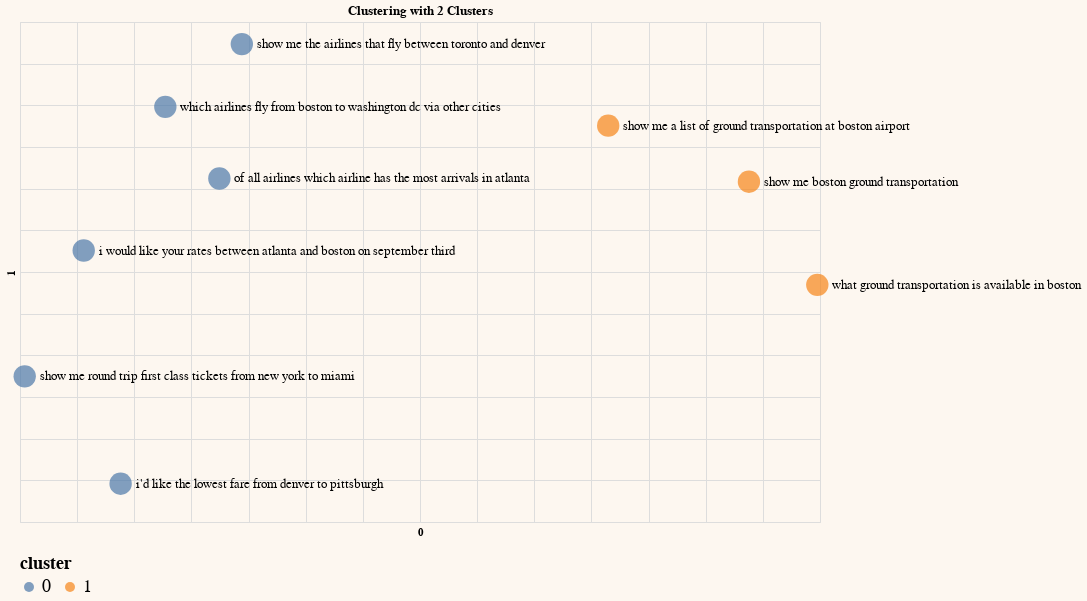

Notebook source saved alongside this figure:
### Markdown cell above
### Step 3: Visualize the Results in a 2D Plot

When specified with 2 clusters to group the documents by, the algorithm looks to be spot on, where it generates one cluster related to airline information and one cluster related to ground service information.

### Code cell
# Plot on a chart
df_clust.columns = df_clust.columns.astype(str)
generate_chart(df_clust.iloc[:sample],'0','1',lbl='on',color='cluster',title='Clustering with 2 Clusters')

### Figure 1 — Vega-Lite specification as saved in the notebook (floating-point values rounded to 4 significant figures; data arrays with more than 128 entries replaced by an {"elided": "..."} marker saying what was removed)
{"config": {"view": {"continuousWidth": 300, "continuousHeight": 300}, "background": "#FDF7F0", "legend": {"labelFontSize": 18, "orient": "bottom", "titleFontSize": 18}}, "layer": [{"mark": {"type": "circle", "size": 500}, "encoding": {"color": {"field": "cluster", "type": "nominal"}, "tooltip": [{"field": "query", "type": "nominal"}], "x": {"axis": {"domain": false, "labels": false, "ticks": false}, "field": "0", "scale": {"zero": false}, "type": "quantitative"}, "y": {"axis": {"domain": false, "labels": false, "ticks": false}, "field": "1", "scale": {"zero": false}, "type": "quantitative"}}}, {"mark": {"type": "text", "align": "left", "baseline": "middle", "color": "black", "dx": 15, "size": 13}, "encoding": {"color": {"value": "black"}, "text": {"field": "query", "type": "nominal"}, "tooltip": [{"field": "query", "type": "nominal"}], "x": {"axis": {"domain": false, "labels": false, "ticks": false}, "field": "0", "scale": {"zero": false}, "type": "quantitative"}, "y": {"axis": {"domain": false, "labels": false, "ticks": false}, "field": "1", "scale": {"zero": false}, "type": "quantitative"}}}], "data": {"name": "data-9173bf0e5937c8fa33432f7193a43ee4"}, "height": 500, "title": "Clustering with 2 Clusters", "width": 800, "$schema": "https://vega.github.io/schema/vega-lite/v5.16.3.json", "datasets": {"data-9173bf0e5937c8fa33432f7193a43ee4": [{"query": " which airlines fly from boston to washington dc via other cities", "query_embeds": {"elided": "1024 float values"}, "0": -0.07283, "1": 0.2482, "cluster": "0"}, {"query": " show me the airlines that fly between toronto and denver", "query_embeds": {"elided": "1024 float values"}, "0": -0.005895, "1": 0.3235, "cluster": "0"}, {"query": " show me round trip first class tickets from new york to miami", "query_embeds": {"elided": "1024 float values"}, "0": -0.1959, "1": -0.07522, "cluster": "0"}, {"query": " i'd like the lowest fare from denver to pittsburgh", "query_embeds": {"elided": "1024 float values"}, "0": -0.112, "1": -0.204, "cluster": "0"}, {"query": " show me a list of ground transportation at boston airport", "query_embeds": {"elided": "1024 float values"}, "0": 0.3147, "1": 0.2256, "cluster": "1"}, {"query": " show me boston ground transportation", "query_embeds": {"elided": "1024 float values"}, "0": 0.4378, "1": 0.1584, "cluster": "1"}, {"query": " of all airlines which airline has the most arrivals in atlanta", "query_embeds": {"elided": "1024 float values"}, "0": -0.02555, "1": 0.1622, "cluster": "0"}, {"query": " what ground transportation is available in boston", "query_embeds": {"elided": "1024 float values"}, "0": 0.4976, "1": 0.03462, "cluster": "1"}, {"query": " i would like your rates between atlanta and boston on september third", "query_embeds": {"elided": "1024 float values"}, "0": -0.1442, "1": 0.07579, "cluster": "0"}]}}
